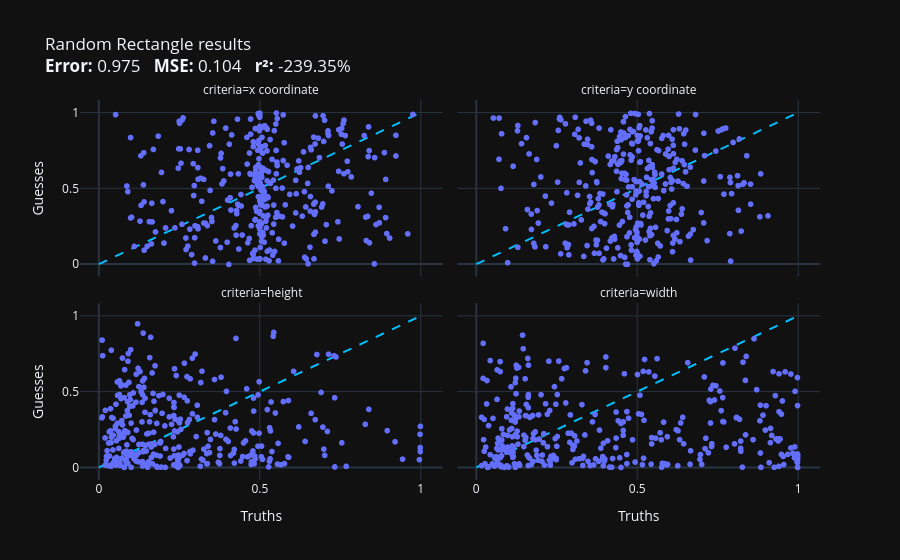
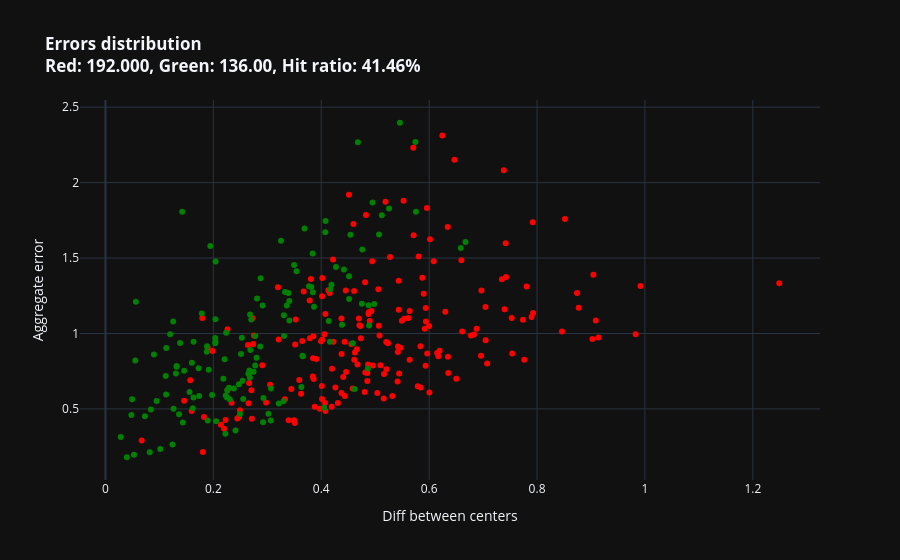

Write notebook code for charts like these, in order.
### Code cell
evaluate_model(random_rectangle,dataset)

### Figure 1 — Plotly figure (JSON) as saved in the notebook; plotly's stock layout.template omitted (floating-point values rounded to 4 significant figures; data arrays with more than 128 entries replaced by an {"elided": "..."} marker saying what was removed)
{"data": [{"hovertemplate": "criteria=x coordinate<br>Truths=%{x}<br>Guesses=%{y}<extra></extra>", "legendgroup": "", "marker": {"color": "#636efa", "symbol": "circle"}, "mode": "markers", "name": "", "showlegend": false, "x": {"elided": "328 float values"}, "xaxis": "x3", "y": {"elided": "328 float values"}, "yaxis": "y3", "type": "scattergl"}, {"hovertemplate": "criteria=y coordinate<br>Truths=%{x}<br>Guesses=%{y}<extra></extra>", "legendgroup": "", "marker": {"color": "#636efa", "symbol": "circle"}, "mode": "markers", "name": "", "showlegend": false, "x": {"elided": "328 float values"}, "xaxis": "x4", "y": {"elided": "328 float values"}, "yaxis": "y4", "type": "scattergl"}, {"hovertemplate": "criteria=height<br>Truths=%{x}<br>Guesses=%{y}<extra></extra>", "legendgroup": "", "marker": {"color": "#636efa", "symbol": "circle"}, "mode": "markers", "name": "", "showlegend": false, "x": {"elided": "328 float values"}, "xaxis": "x", "y": {"elided": "328 float values"}, "yaxis": "y", "type": "scattergl"}, {"hovertemplate": "criteria=width<br>Truths=%{x}<br>Guesses=%{y}<extra></extra>", "legendgroup": "", "marker": {"color": "#636efa", "symbol": "circle"}, "mode": "markers", "name": "", "showlegend": false, "x": {"elided": "328 float values"}, "xaxis": "x2", "y": {"elided": "328 float values"}, "yaxis": "y2", "type": "scattergl"}, {"legendgroup": "trendline", "line": {"color": "deepskyblue", "dash": "dash", "width": 2}, "mode": "lines", "name": "y = x", "showlegend": false, "x": [0, 1], "y": [0, 1], "type": "scatter", "xaxis": "x", "yaxis": "y"}, {"legendgroup": "trendline", "line": {"color": "deepskyblue", "dash": "dash", "width": 2}, "mode": "lines", "name": "y = x", "showlegend": false, "x": [0, 1], "y": [0, 1], "type": "scatter", "xaxis": "x2", "yaxis": "y2"}, {"legendgroup": "trendline", "line": {"color": "deepskyblue", "dash": "dash", "width": 2}, "mode": "lines", "name": "y = x", "showlegend": false, "x": [0, 1], "y": [0, 1], "type": "scatter", "xaxis": "x3", "yaxis": "y3"}, {"legendgroup": "trendline", "line": {"color": "deepskyblue", "dash": "dash", "width": 2}, "mode": "lines", "name": "y = x", "showlegend": false, "x": [0, 1], "y": [0, 1], "type": "scatter", "xaxis": "x4", "yaxis": "y4"}], "layout": {"xaxis": {"anchor": "y", "domain": [0.0, 0.49], "title": {"text": "Truths"}}, "yaxis": {"anchor": "x", "domain": [0.0, 0.465], "title": {"text": "Guesses"}}, "xaxis2": {"anchor": "y2", "domain": [0.51, 1.0], "matches": "x", "title": {"text": "Truths"}}, "yaxis2": {"anchor": "x2", "domain": [0.0, 0.465], "matches": "y", "showticklabels": false}, "xaxis3": {"anchor": "y3", "domain": [0.0, 0.49], "matches": "x", "showticklabels": false}, "yaxis3": {"anchor": "x3", "domain": [0.535, 1.0], "matches": "y", "title": {"text": "Guesses"}}, "xaxis4": {"anchor": "y4", "domain": [0.51, 1.0], "matches": "x", "showticklabels": false}, "yaxis4": {"anchor": "x4", "domain": [0.535, 1.0], "matches": "y", "showticklabels": false}, "annotations": [{"font": {}, "showarrow": false, "text": "criteria=height", "x": 0.245, "xanchor": "center", "xref": "paper", "y": 0.465, "yanchor": "bottom", "yref": "paper"}, {"font": {}, "showarrow": false, "text": "criteria=width", "x": 0.755, "xanchor": "center", "xref": "paper", "y": 0.465, "yanchor": "bottom", "yref": "paper"}, {"font": {}, "showarrow": false, "text": "criteria=x coordinate", "x": 0.245, "xanchor": "center", "xref": "paper", "y": 1.0, "yanchor": "bottom", "yref": "paper"}, {"font": {}, "showarrow": false, "text": "criteria=y coordinate", "x": 0.755, "xanchor": "center", "xref": "paper", "y": 1.0, "yanchor": "bottom", "yref": "paper"}], "legend": {"tracegroupgap": 0}, "title": {"text": "Random Rectangle results<br><b>Error:</b> 0.975   <b>MSE:</b> 0.104   <b>r²:</b> -239.35%"}}}

### Figure 2 — Plotly figure (JSON) as saved in the notebook; plotly's stock layout.template omitted (floating-point values rounded to 4 significant figures; data arrays with more than 128 entries replaced by an {"elided": "..."} marker saying what was removed)
{"data": [{"customdata": {"elided": "192x2 float values"}, "hovertemplate": "color=red<br>diff_center=%{x}<br>aggregate error=%{y}<br>width=%{customdata[0]}<br>height=%{customdata[1]}<extra></extra>", "legendgroup": "red", "marker": {"color": "red", "symbol": "circle"}, "mode": "markers", "name": "red", "orientation": "v", "showlegend": true, "x": {"elided": "192 float values"}, "xaxis": "x", "y": {"elided": "192 float values"}, "yaxis": "y", "type": "scatter"}, {"customdata": {"elided": "136x2 float values"}, "hovertemplate": "color=green<br>diff_center=%{x}<br>aggregate error=%{y}<br>width=%{customdata[0]}<br>height=%{customdata[1]}<extra></extra>", "legendgroup": "green", "marker": {"color": "green", "symbol": "circle"}, "mode": "markers", "name": "green", "orientation": "v", "showlegend": true, "x": {"elided": "136 float values"}, "xaxis": "x", "y": {"elided": "136 float values"}, "yaxis": "y", "type": "scatter"}], "layout": {"xaxis": {"anchor": "y", "domain": [0.0, 1.0], "title": {"text": "Diff between centers"}}, "yaxis": {"anchor": "x", "domain": [0.0, 1.0], "title": {"text": "Aggregate error"}}, "legend": {"title": {"text": "color"}, "tracegroupgap": 0}, "title": {"text": "<b>Errors distribution</b><br><b>Red: 192.000, Green: 136.00, Hit ratio: 41.46% </b>"}, "showlegend": false}}
